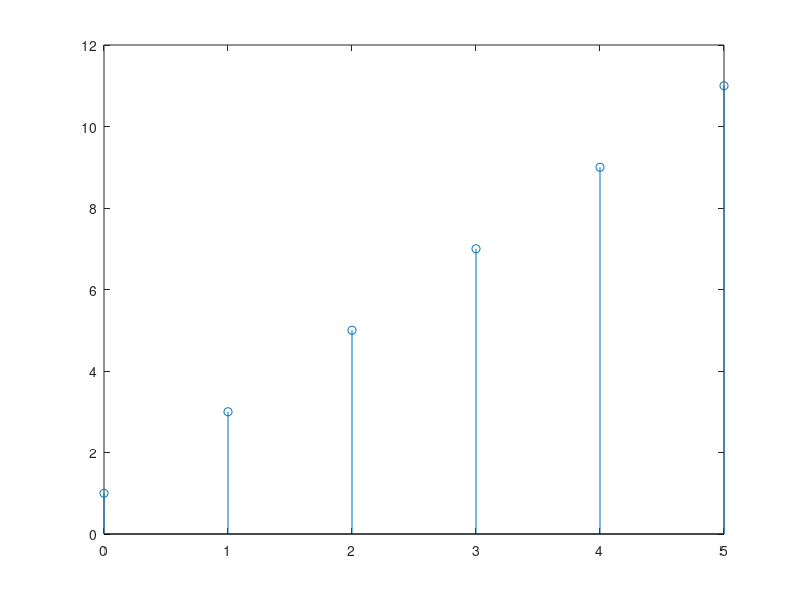

Write the MATLAB code that produced this figure.


% n = 0:10;
% y = sin(n);
% stem(n, y);

% hold on;
% for i = 0:1:10
%    y = sin(i);
%    stem(i, y);
% end
% hold off;



n = 0:5;
x = zeros(1, length(n)); %[0, 0, 0, 0, 0]

for i =1:length(n)
    x(i) = 2*n(i)+1;
    stem(n,x);
end

% Odd: 2n+1

pause